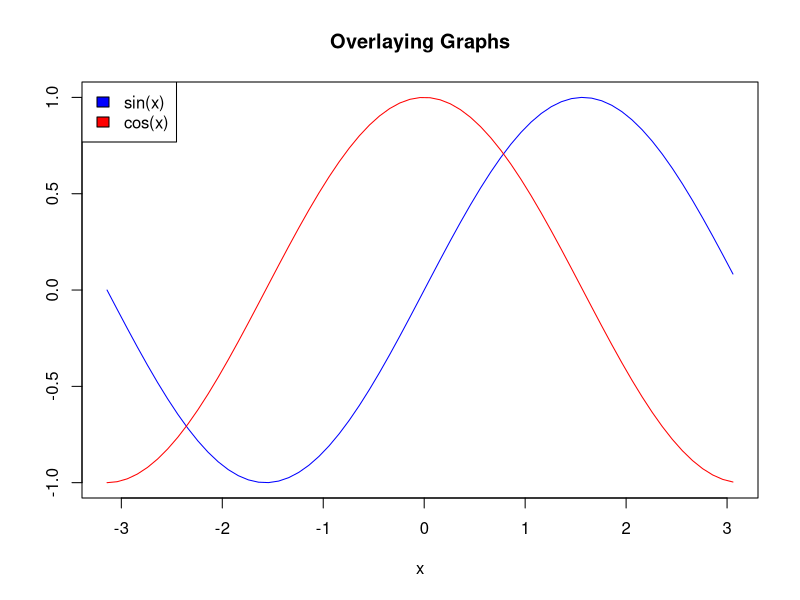

This chart was generated by the following R code:
## ---- chunk 1
x <- seq(-pi,pi,0.1)
plot(x, sin(x),
main="Overlaying Graphs",
ylab="",
type="l",
col="blue")
lines(x,cos(x), col="red")
legend("topleft",
c("sin(x)","cos(x)"),
fill=c("blue","red")
)
